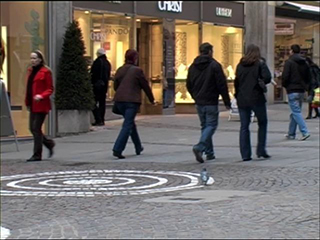
#> input picture Python/Курсовая на продажу/HOG/Test6m.jpg, 320 x 240 px
$ python peopledetect.py
#> lines starting #> are read from the running program, lines starting #| are printed output that depends on the picture; after the words box and inside, x2 and y2 are one past the last pixel; in counts of white or black regions, pixels touching at a corner belong together
from __future__ import print_function

import numpy as np
import cv2
import time

def inside(r, q):
    rx, ry, rw, rh = r
    qx, qy, qw, qh = q
    return rx > qx and ry > qy and rx + rw < qx + qw and ry + rh < qy + qh

def draw_detections(img, rects, thickness = 1):
    for x, y, w, h in rects:
        #pad_w, pad_h = int(0.15*w), int(0.05*h)
        pad_w, pad_h = int(0.15*w), int(0.05*h) #настройка коэффициентов прямоугольников
        cv2.rectangle(img, (x+pad_w, y+pad_h), (x+w-pad_w, y+h-pad_h), (0, 255, 0), thickness)


if __name__ == '__main__':
    import sys
    from glob import glob
    import itertools as it

    hog = cv2.HOGDescriptor()
    hog.setSVMDetector( cv2.HOGDescriptor_getDefaultPeopleDetector() )

    start = time.time()
    img = cv2.imread('Test6m.jpg')
#> img is the input picture: shape (240, 320, 3); mean B, G, R 98.6, 103.2, 110.2


    found, w = hog.detectMultiScale(img, winStride=(4,4), padding=(32,32), scale=1.06)
#> found = [[67, 23, 65, 130], [263, 25, 57, 140], [167, 26, 81, 161], [214, 31, 77, 154], [88, 25, 81, 162], [2, 34, 75, 151]]; w = [0.196, 3.19, 3.34, 3.66, 4.59, 1.93]
    found_filtered = []
    for ri, r in enumerate(found):
        for qi, q in enumerate(found):
            if ri != qi and inside(r, q):
                break
        else:
            found_filtered.append(r)
#> this loop made 6 passes
#> after the loop, found_filtered has the same summary as found

    draw_detections(img, found)
#> the loop in draw_detections, `for x, y, w, h in rects:` made 6 passes
#> (x, y, w, h, pad_w, pad_h) on passes 1 to 6: (67, 23, 65, 130, 9, 6), (263, 25, 57, 140, 8, 7), (167, 26, 81, 161, 12, 8), (214, 31, 77, 154, 11, 7), (88, 25, 81, 162, 12, 8), (2, 34, 75, 151, 11, 7)
#> after the loop in draw_detections, `for x, y, w, h in rects:`:
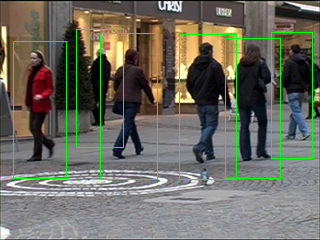
#> img: shape (240, 320, 3); 2.91% of pixels changed, all inside (x1, y1, x2, y2) = (13, 29, 313, 180)
    draw_detections(img, found_filtered, 2)
#> call 2 of draw_detections, with thickness = 2
#> the loop in draw_detections (call 2), `for x, y, w, h in rects:` made 6 passes
#> after the loop in draw_detections (call 2), `for x, y, w, h in rects:`:
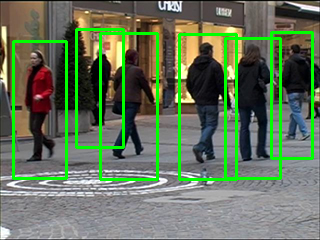
#> img: shape (240, 320, 3); 5.72% of pixels changed, all inside (x1, y1, x2, y2) = (12, 28, 314, 181)

    end = time.time()
    print('Время работы - ', end - start)

    fw = 900
    rr = float(fw) / img.shape[1]
#> rr = 2.81
    dim = (fw, int(img.shape[0]*rr))
#> dim = (900, 675)
    resized = cv2.resize(img, dim, interpolation = cv2.INTER_AREA)
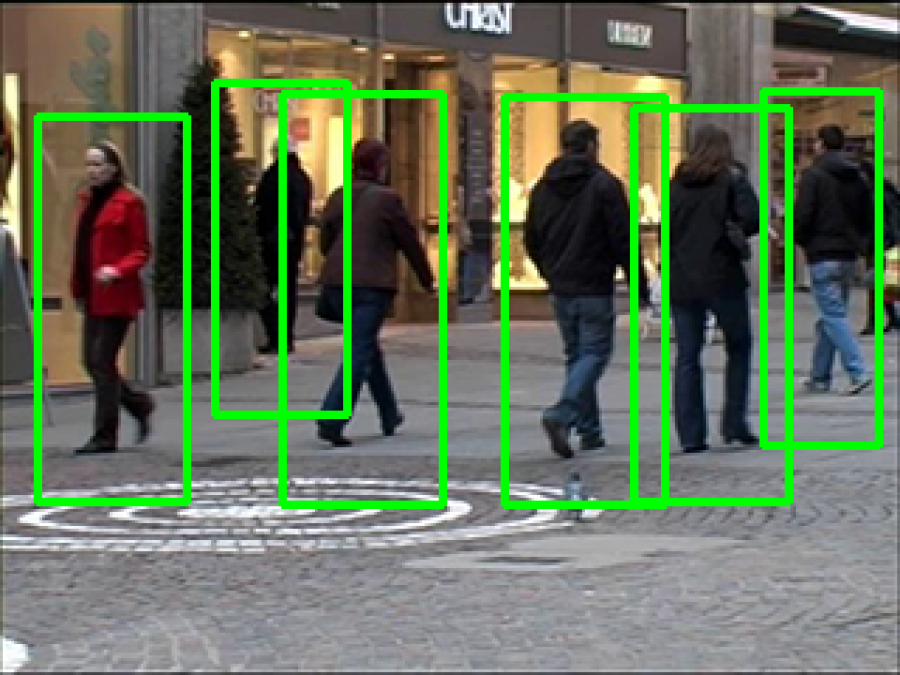
#> resized: shape (675, 900, 3); mean B, G, R 90.6, 116.2, 100.3

    cv2.imshow('img', resized)
    ch = cv2.waitKey(1) & 0xff
#> (key Esc is pressed here)
    if ch == 27:
        cv2.destroyAllWindows()

$ run again, with Python/Курсовая на продажу/HOG/Test2m.jpg copied over Python/Курсовая на продажу/HOG/Test6m.jpg
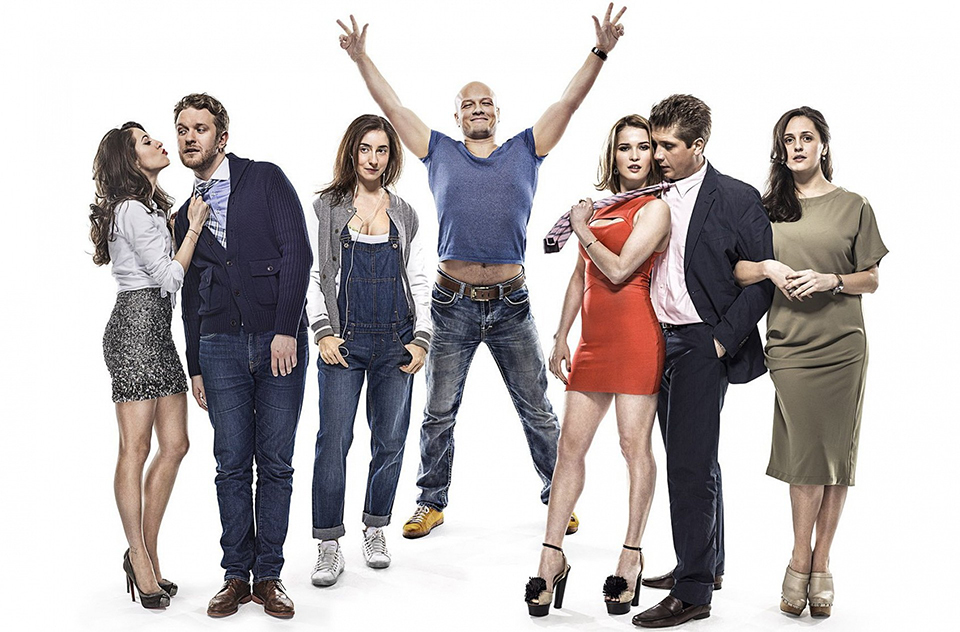
#> input picture Python/Курсовая на продажу/HOG/Test2m.jpg, 960 x 632 px
#> img is the input picture: shape (632, 960, 3); mean B, G, R 184, 183.4, 188.9
#> `found, w = hog.detectMultiScale(img, winStride=(4,4), padding=(32,32),..`: found = [[752, 71, 91, 181], [607, 153, 99, 198], [64, 93, 103, 206], [619, 64, 129, 258], [484, 185, 144, 288], [62, 311, 173, 321], [41, 75, 180, 359], [721, 283, 201, 349], [229, 70, 285, 562], [682, 56, 260, 520], [338, 3, 288, 576]]; w = [0.855, 0.498, 1.06, 0.289, 0.637, 0.843, 0.457, 0.948, 1.32, 0.621, 0.312]
#> the loop `for ri, r in enumerate(found):` made 11 passes
#> the loop in draw_detections, `for x, y, w, h in rects:` made 11 passes
#> after the loop in draw_detections, `for x, y, w, h in rects:`:
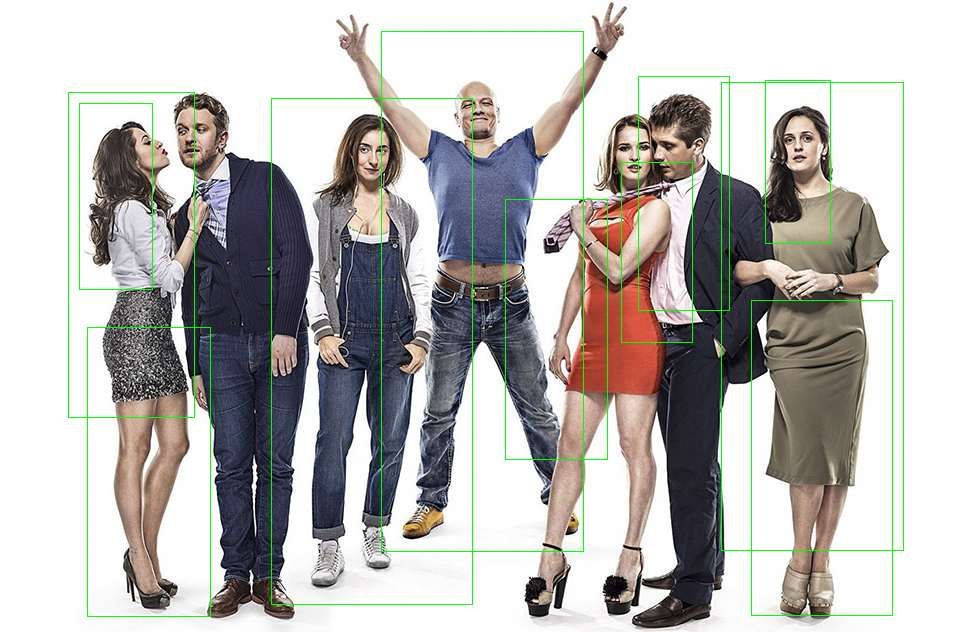
#> img: shape (632, 960, 3); 1.59% of pixels changed, all inside (x1, y1, x2, y2) = (68, 31, 904, 617)
#> the loop in draw_detections (call 2), `for x, y, w, h in rects:` made 9 passes
#> `resized = cv2.resize(img, dim, interpolation = cv2.INTER_AREA)`:
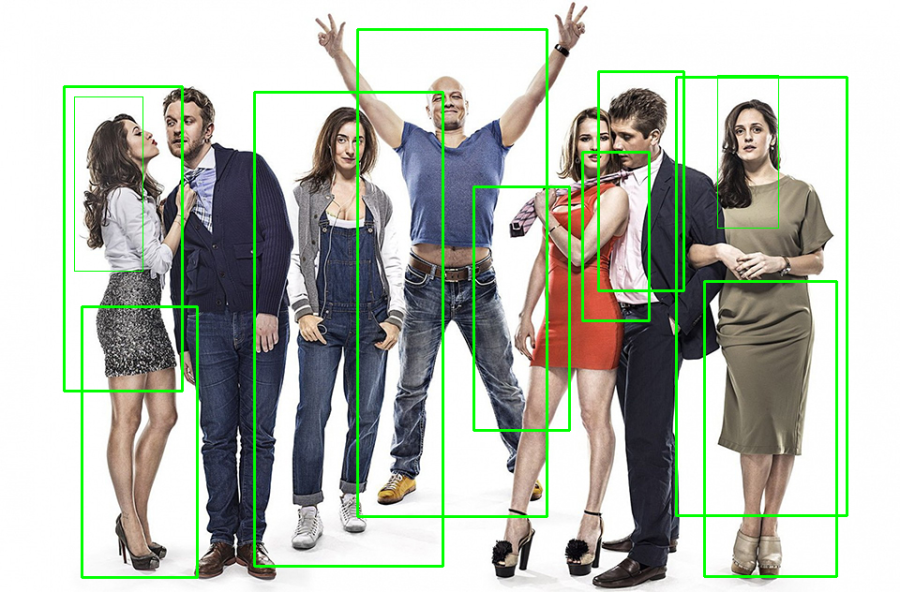
#> resized: shape (592, 900, 3); mean B, G, R 176.2, 186.9, 180.7

$ run again, with Python/Курсовая на продажу/HOG/Test3m.jpg copied over Python/Курсовая на продажу/HOG/Test6m.jpg
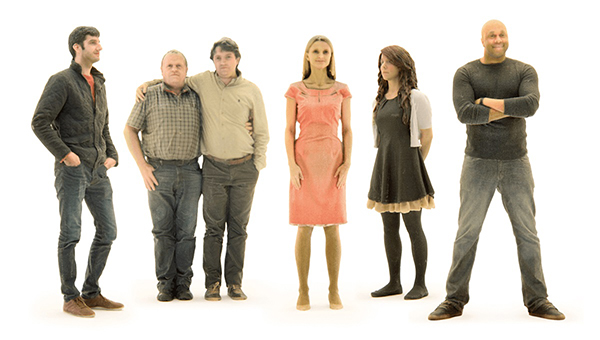
#> input picture Python/Курсовая на продажу/HOG/Test3m.jpg, 600 x 340 px
#> img is the input picture: shape (340, 600, 3); mean B, G, R 188.3, 198.3, 206.1
#> `found, w = hog.detectMultiScale(img, winStride=(4,4), padding=(32,32),..`: found = [[149, 104, 116, 231], [17, 86, 131, 254], [341, 77, 132, 263], [249, 82, 138, 258], [336, 17, 117, 234]]; w = [1.94, 1.11, 1.64, 1.66, 0.733]
#> the loop `for ri, r in enumerate(found):` made 5 passes
#> after the loop `for ri, r in enumerate(found):`: found_filtered has the same summary as found
#> the loop in draw_detections, `for x, y, w, h in rects:` made 5 passes
#> (x, y, w, h, pad_w, pad_h) on passes 1 to 5: (149, 104, 116, 231, 17, 11), (17, 86, 131, 254, 19, 12), (341, 77, 132, 263, 19, 13), (249, 82, 138, 258, 20, 12), (336, 17, 117, 234, 17, 11)
#> after the loop in draw_detections, `for x, y, w, h in rects:`:
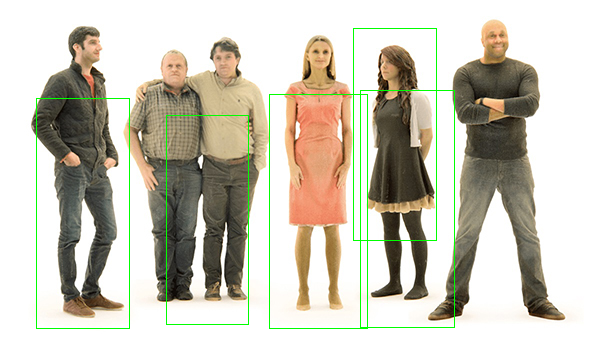
#> img: shape (340, 600, 3); 1.54% of pixels changed, all inside (x1, y1, x2, y2) = (36, 28, 455, 329)
#> the loop in draw_detections (call 2), `for x, y, w, h in rects:` made 5 passes
#> `resized = cv2.resize(img, dim, interpolation = cv2.INTER_AREA)`:
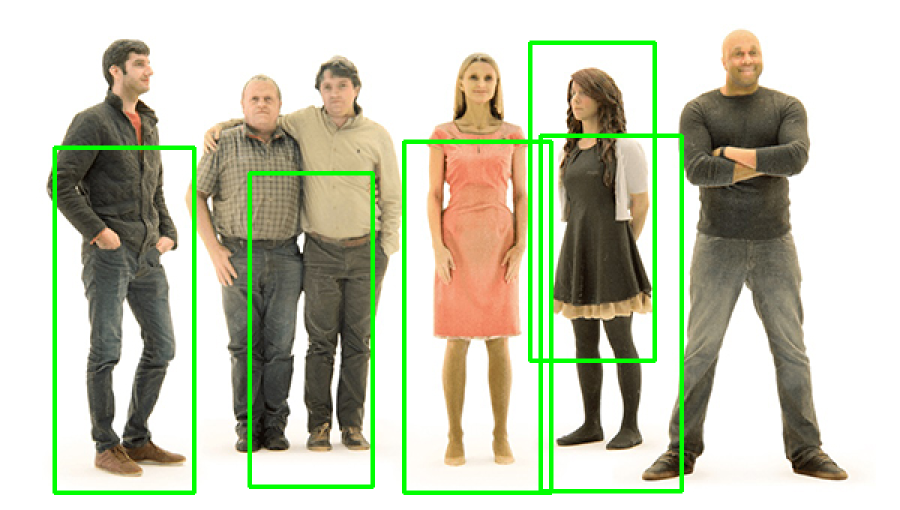
#> resized: shape (510, 900, 3); mean B, G, R 178.5, 200, 195.8
